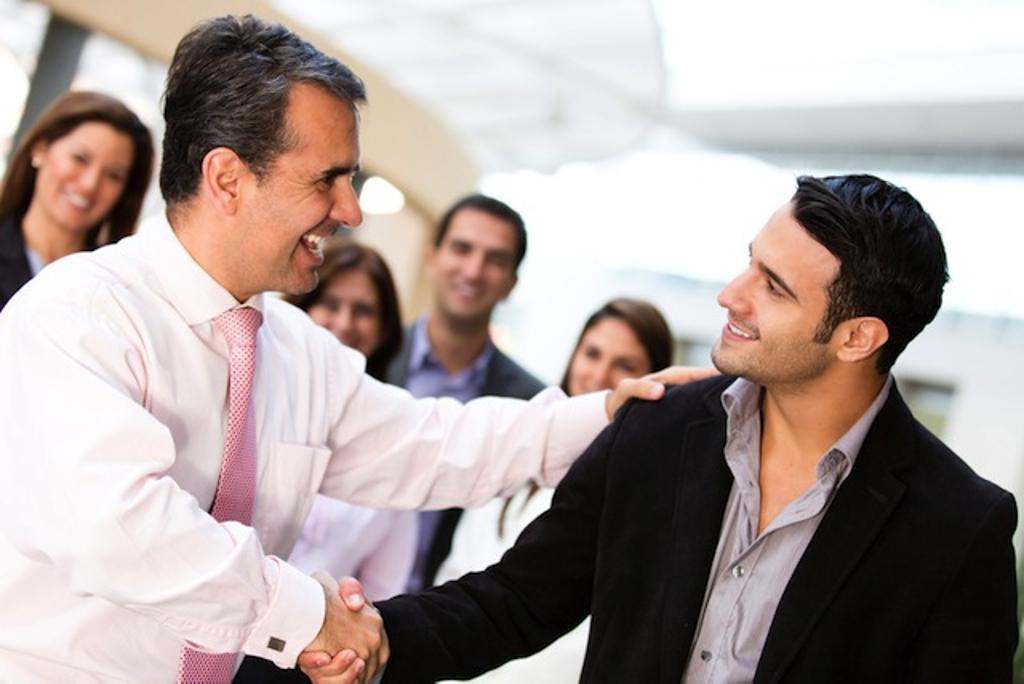
#> input picture images/hand.jpg, 1024 x 684 px, found by its file name; its folder holds 4 pictures in this run
$ python preprocess256.py
#> lines starting #> are read from the running program, lines starting #| are printed output that depends on the picture
import os, cv2
import numpy as np


def process_aflw(root_folder, target_size, filename):
#> called with root_folder = '../data', target_size = 256, filename = 'hand.jpg'
    image = cv2.imread(os.path.join(root_folder, 'nAFLW', 'images', filename))
#> image is the input picture: shape (684, 1024, 3); mean B, G, R 155.6, 159, 171.7

    image_crop = cv2.resize(image, (target_size, target_size)) #resize to 256x256
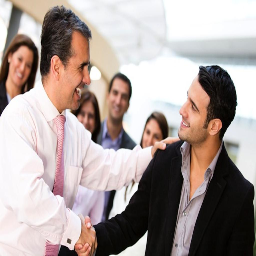
#> image_crop: shape (256, 256, 3); mean B, G, R 155.5, 158.9, 171.6

    return image_crop


def gen_data(root_folder, target_size):
    data_name = 'nAFLW'
    if not os.path.exists(os.path.join(root_folder, data_name, 'images_256')):
        os.mkdir(os.path.join(root_folder, data_name, 'images_256'))

    pathT = 'D:/project/PIPNet/data/nAFLW/images'

    for filename in os.listdir(pathT):

        print(filename)

        image_crop = process_aflw(root_folder, target_size, filename) #gets image files and annotation

        cv2.imwrite(os.path.join(root_folder, data_name, 'images_256', filename), image_crop) #saves image to nAFLW/images_256
#> pass 2 of the loop in gen_data, `for filename in os.listdir(pathT):`:
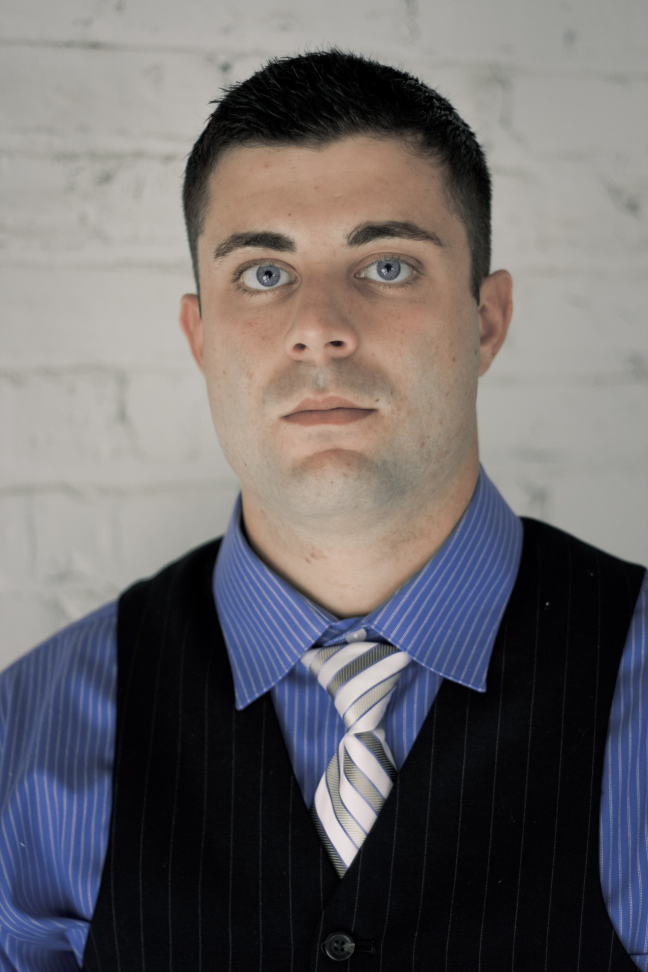
#> input picture images/image00014.jpg, 2592 x 3888 px, found by its file name (shown at 1/4 size)
#> in process_aflw, image is the input picture: shape (3888, 2592, 3); mean B, G, R 106.2, 104.5, 108
#> in process_aflw (call 2), `image_crop = cv2.resize(image, (target_size, target_size))`:
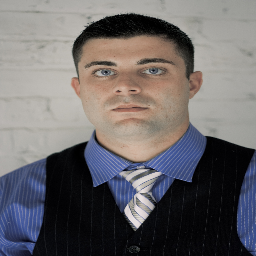
#> image_crop: shape (256, 256, 3); mean B, G, R 106.1, 104.4, 107.9
#> pass 3 of the loop in gen_data, `for filename in os.listdir(pathT):`:
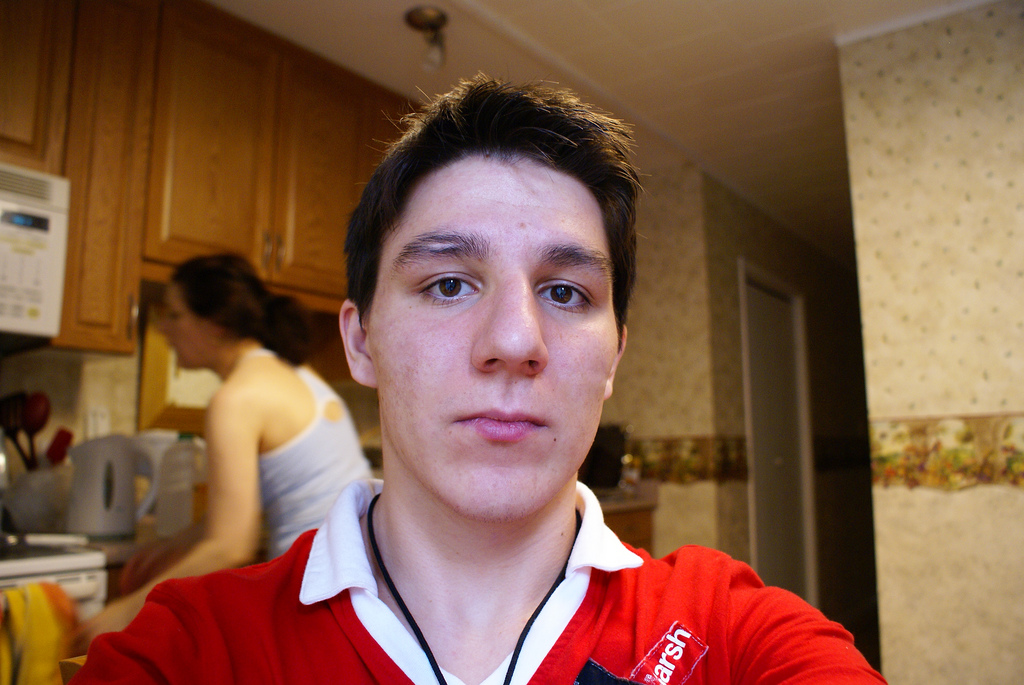
#> input picture images/image00299.jpg, 1024 x 685 px, found by its file name
#> in process_aflw, image is the input picture: shape (685, 1024, 3); mean B, G, R 69.6, 92.2, 133.9
#> in process_aflw (call 3), `image_crop = cv2.resize(image, (target_size, target_size))`:
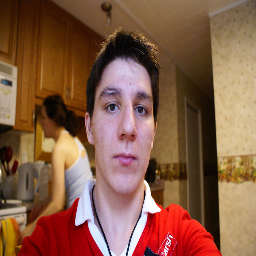
#> image_crop: shape (256, 256, 3); mean B, G, R 69.5, 92, 133.8
#> the loop made 4 passes; the first 3 are shown


if __name__ == '__main__':
    gen_data('../data', 256)
